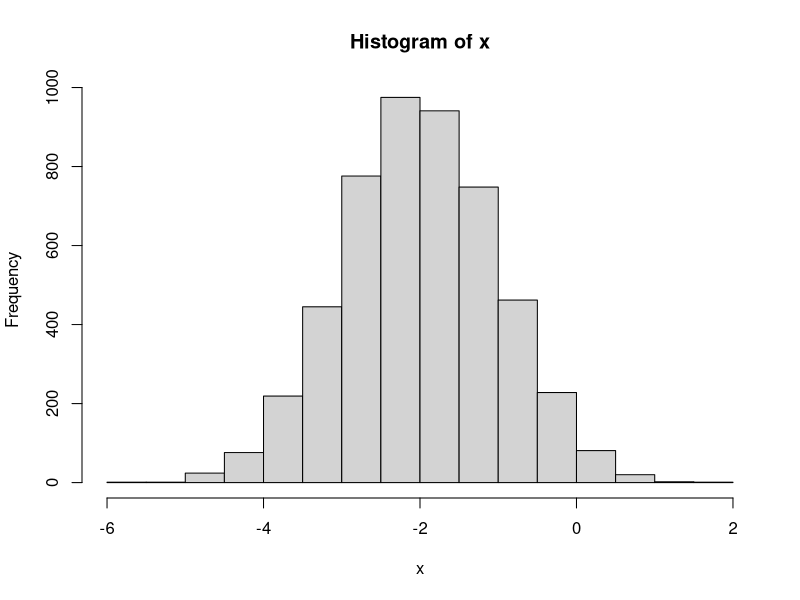
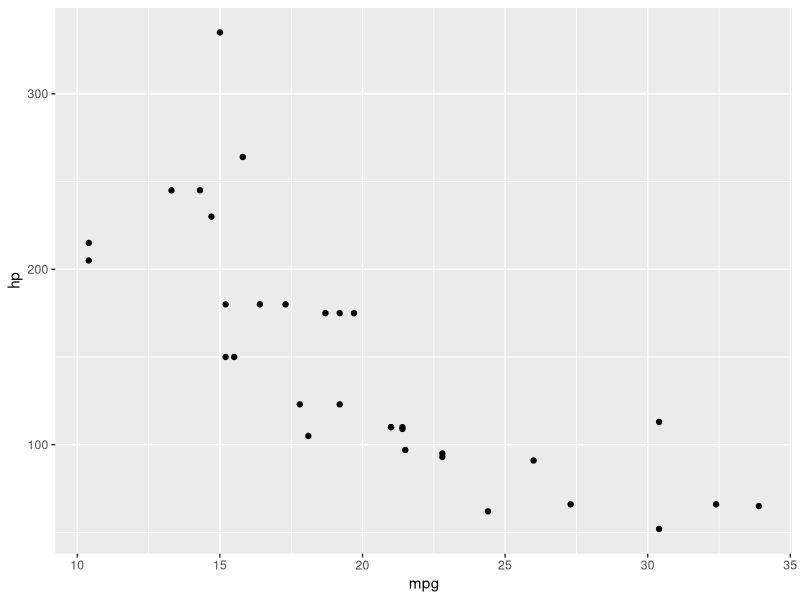

These charts were generated, in order, by the following R code:
## ---- chunk 1
library(broom)
library(tidyverse)
x <- rnorm(5000, -2, 1)

hist(x)

fit <- MASS::fitdistr(
  x,
  dnorm,
  start = list (mean=0,
                sd=1)
)

## ---- chunk 2
typeof(fit)
# not run
str(fit)
## ---- chunk 3
  tidy(fit)
## ---- chunk 4
glance(fit)
## ---- chunk 5
fit <- NULL
fit <- lm(hp ~ mpg + cyl, mtcars)
tidy(fit)
glance(fit)
## ---- chunk 6
mtcars %>%
  ggplot(aes(x=mpg, y=hp)) +
  geom_point()

## ---- chunk 7
augment(fit)
